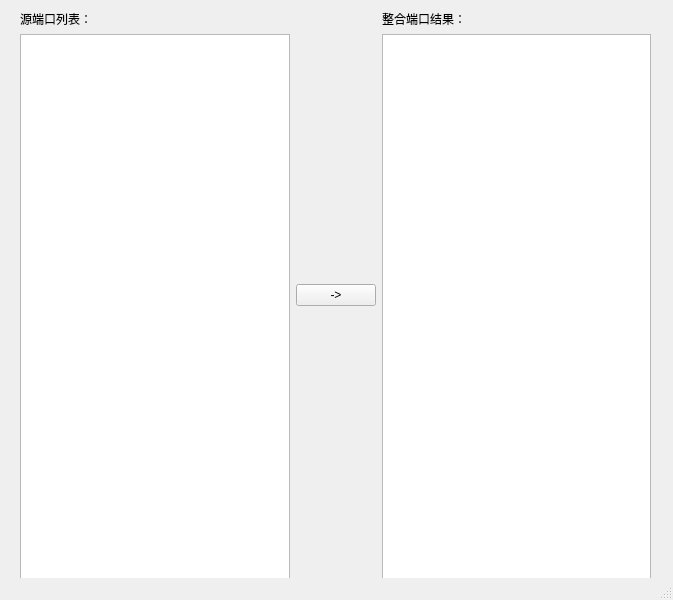
<?xml version="1.0" encoding="UTF-8"?>
<ui version="4.0">
 <class>MainWindow</class>
 <widget class="QMainWindow" name="MainWindow">
  <property name="geometry">
   <rect>
    <x>0</x>
    <y>0</y>
    <width>673</width>
    <height>600</height>
   </rect>
  </property>
  <property name="windowTitle">
   <string>端口整合工具箱</string>
  </property>
  <widget class="QWidget" name="centralwidget">
   <widget class="QWidget" name="">
    <property name="geometry">
     <rect>
      <x>20</x>
      <y>10</y>
      <width>631</width>
      <height>571</height>
     </rect>
    </property>
    <layout class="QHBoxLayout" name="horizontalLayout">
     <item>
      <layout class="QVBoxLayout" name="verticalLayout">
       <item>
        <widget class="QLabel" name="label">
         <property name="text">
          <string>源端口列表：</string>
         </property>
        </widget>
       </item>
       <item>
        <widget class="QPlainTextEdit" name="s_port_list"/>
       </item>
      </layout>
     </item>
     <item>
      <widget class="QPushButton" name="btn_check">
       <property name="text">
        <string>-&gt;</string>
       </property>
      </widget>
     </item>
     <item>
      <layout class="QVBoxLayout" name="verticalLayout_2">
       <item>
        <widget class="QLabel" name="label_2">
         <property name="text">
          <string>整合端口结果：</string>
         </property>
        </widget>
       </item>
       <item>
        <widget class="QPlainTextEdit" name="r_port_list"/>
       </item>
      </layout>
     </item>
    </layout>
   </widget>
  </widget>
  <widget class="QStatusBar" name="statusbar"/>
 </widget>
 <resources/>
 <connections/>
</ui>
